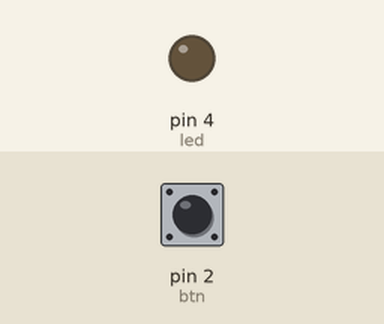
Simulated run of this sketch. Board: Arduino Uno, built with avr-gcc and run on an emulated ATmega328P. On the bench: output pins drawn as LEDs (lit = HIGH). Inputs (shaded band) come from the test bench; at power-on: pin 2 (btn) LOW.

Above: at 1.2 s.
1.3 s: pin 2 (btn) pulled HIGH for 0.15 s
At 2.2 s:
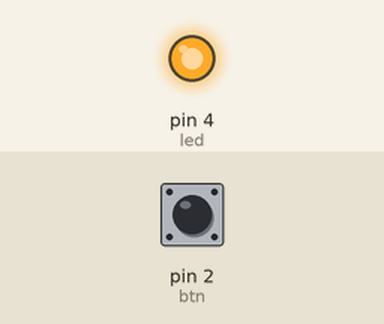
2.9 s: pin 2 (btn) pulled HIGH for 1 s
At 3.4 s:
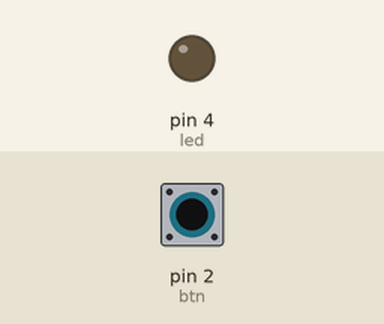
5.4 s: pin 2 (btn) pulled HIGH for 3.2 s
At 6.5 s:
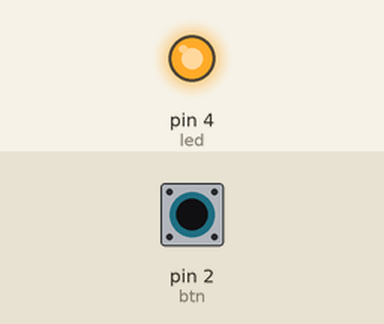
Timing chart, 0 to 8.4 s (numbered marks = the images above; inputs shaded):
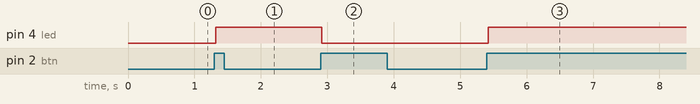

Measured:
- after the input at 1.3 s, pin 4 (led): LOW → HIGH at once
- after the input at 2.9 s, pin 4 (led): HIGH → LOW at once
- after the input at 5.4 s, pin 4 (led): LOW → HIGH at once

The sketch:

ligaDesligaLed.ino
```cpp
int led = 4;
int btn = 2;
int var = 0;       // valor instantaneo enviado pelo botão
int var2 = 0;     // valor guardado
int estado = 0;  // guarda o valor 0 ou 1 (HIGH ou LOW)

void setup() {
  pinMode(led, OUTPUT);
  pinMode(btn, INPUT);
}

void loop() {
  var = digitalRead(btn);
  if((var == HIGH) && (var2 == LOW)){
    estado = 1- estado;
    delay(20);
  }
  var2 = var;
  if(estado == 1){
    digitalWrite(led, HIGH);
  }else{
    digitalWrite(led, LOW);
  }

}
```
